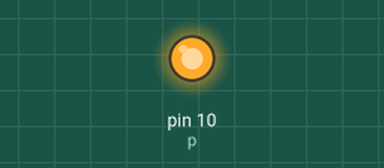
Bench run of a program on a simulated Raspberry Pi (header pin numbers). Parts: output pins drawn as LEDs (lit = HIGH).

Above: at 2.0 s.
At 4.12 s:
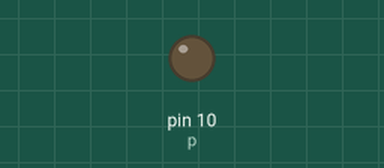
Timing chart, 0 to 5.5 s (numbered marks = the images above):
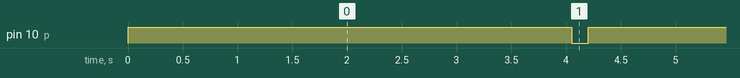

Measured:
- by itself, pin 10 (p): alternates HIGH for 4.1 s and LOW for 0.15 s
- by itself, everything shown: repeats every 4.2 s, in 4 steps

The program:

blink.py
```python
import time
try:
    import RPi.GPIO as GPIO
    GPIO.setmode(GPIO.BOARD)
    GPIO.setup(10,GPIO.OUT)
    p = GPIO.PWM(10,1)
    p.start(0)
    while 1:
        for dc in range(0,101,5):
            p.ChangeDutyCycle(100)
            time.sleep(0.1)
        for dc in range(100,-1,-5):
            p.ChangeDutyCycle(dc)
            time.sleep(0.1)
except KeyboardInterrupt:
    pass
p.stop()
GPIO.cleanup()
```
